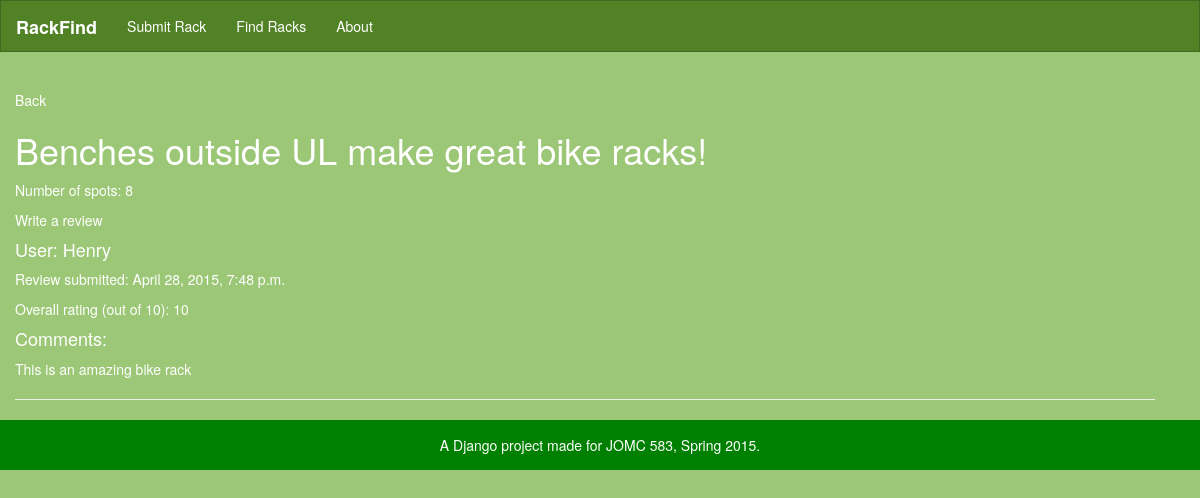
The app's page /detail/2 with its own data.
### parking/models.py (models this page shows, shortened)
class Rack(models.Model):
    lat = models.CharField(unique=False, max_length=50)
    lng = models.CharField(unique=False, max_length=50)
    description = models.CharField(unique=False, max_length=1000)
    capacity = models.IntegerField (max_length=3, null='True')
    covered = models.BooleanField (default=False)
    intended = models.BooleanField (default=True)
    class Meta(object):
        verbose_name_plural = "racks"
        ordering = ('lat', 'lng', 'description', 'capacity', 'covered', 'intended')

class Review(models.Model):
    username = models.CharField(unique=False, max_length=50)
    rating = models.IntegerField(max_length=1, null='True')
    review = models.CharField(unique=False, max_length=1000)
    crime = models.BooleanField(default=False)
    rack = models.ForeignKey(Rack)
    date_created = models.DateTimeField(default=timezone.now, auto_now_add=True)
    class Meta(object):
        verbose_name_plural = "reviews"
        ordering = ('username', 'rating', 'review')

### parking/views.py (the view)
# urls.py: url(r'^detail/(?P<pk>\d+)$', 'parking.views.detail', name='detail'),
def detail (request, pk):
    rack = get_object_or_404(Rack, id=pk)
    reviews = rack.review_set.all()
    return render(request, "parking/rack.html", {
        'rack': rack,
        'reviews': reviews
    })

### parking/templates/parking/rack.html (shortened to what this page needs)
{% extends 'base.html' %}
{% load static from staticfiles %}
{% block content %}
<a href="{%url 'find' %}">Back</a>
<h1>{{ rack.description }}</h1>
<p>Number of spots: {{ rack.capacity }}</p>
<p><a href="{% url 'review' rack.id %}">Write a review</a></p>
{% for review in reviews %}
    <h4>User: {{ review.username }}</h4>
{% load tz %}
{% localtime on %}
    <p>Review submitted: {{ review.date_created }}</p>
{% endlocaltime %}
    <p>Overall rating (out of 10): {{ review.rating}} </p>
    <h4>Comments:</h4>
    <p>{{ review.review }}</p>
    <hr>
{% endfor %}
{% endblock %}

### records on screen
Rack: description "Benches outside UL make great bike racks!", capacity "8"
Review: username "Henry", date_created "April 28, 2015, 7:48 p.m.", rating "10", review "This is an amazing bike rack"
